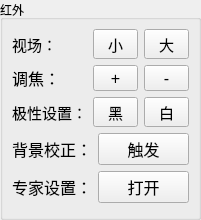
        <widget class="QGroupBox" name="groupBox_5">
         <property name="minimumSize">
          <size>
           <width>0</width>
           <height>220</height>
          </size>
         </property>
         <property name="maximumSize">
          <size>
           <width>16777215</width>
           <height>16777215</height>
          </size>
         </property>
         <property name="title">
          <string>红外</string>
         </property>
         <layout class="QHBoxLayout" name="horizontalLayout_17">
          <property name="spacing">
           <number>0</number>
          </property>
          <property name="leftMargin">
           <number>0</number>
          </property>
          <property name="topMargin">
           <number>9</number>
          </property>
          <property name="rightMargin">
           <number>0</number>
          </property>
          <property name="bottomMargin">
           <number>0</number>
          </property>
          <item>
           <widget class="QWidget" name="widget_10" native="true">
            <layout class="QVBoxLayout" name="verticalLayout_22">
             <property name="topMargin">
              <number>0</number>
             </property>
             <item>
              <layout class="QHBoxLayout" name="horizontalLayout_135">
               <item>
                <widget class="QLabel" name="label_125">
                 <property name="maximumSize">
                  <size>
                   <width>80</width>
                   <height>16777215</height>
                  </size>
                 </property>
                 <property name="font">
                  <font>
                   <family>Arial</family>
                   <pointsize>11</pointsize>
                   <weight>50</weight>
                   <bold>false</bold>
                  </font>
                 </property>
                 <property name="text">
                  <string>视场：</string>
                 </property>
                </widget>
               </item>
               <item>
                <widget class="QToolButton" name="btn_ir_v_add">
                 <property name="minimumSize">
                  <size>
                   <width>45</width>
                   <height>0</height>
                  </size>
                 </property>
                 <property name="font">
                  <font>
                   <family>Arial</family>
                   <pointsize>11</pointsize>
                   <weight>50</weight>
                   <bold>false</bold>
                  </font>
                 </property>
                 <property name="text">
                  <string>小</string>
                 </property>
                </widget>
               </item>
               <item>
                <widget class="QToolButton" name="btn_ir_v_nadd">
                 <property name="minimumSize">
                  <size>
                   <width>45</width>
                   <height>0</height>
                  </size>
                 </property>
                 <property name="font">
                  <font>
                   <family>Arial</family>
                   <pointsize>11</pointsize>
                   <weight>50</weight>
                   <bold>false</bold>
                  </font>
                 </property>
                 <property name="text">
                  <string>大</string>
                 </property>
                </widget>
               </item>
              </layout>
             </item>
             <item>
              <layout class="QHBoxLayout" name="horizontalLayout_137">
               <item>
                <widget class="QLabel" name="label_127">
                 <property name="maximumSize">
                  <size>
                   <width>80</width>
                   <height>16777215</height>
                  </size>
                 </property>
                 <property name="font">
                  <font>
                   <family>Arial</family>
                   <pointsize>12</pointsize>
                   <weight>50</weight>
                   <bold>false</bold>
                  </font>
                 </property>
                 <property name="text">
                  <string>调焦：</string>
                 </property>
                </widget>
               </item>
               <item>
                <widget class="QToolButton" name="btn_ir_focue_add">
                 <property name="minimumSize">
                  <size>
                   <width>45</width>
                   <height>0</height>
                  </size>
                 </property>
                 <property name="font">
                  <font>
                   <pointsize>12</pointsize>
                   <weight>50</weight>
                   <bold>false</bold>
                  </font>
                 </property>
                 <property name="text">
                  <string>+</string>
                 </property>
                </widget>
               </item>
               <item>
                <widget class="QToolButton" name="btn_ir_focuse_minus">
                 <property name="minimumSize">
                  <size>
                   <width>45</width>
                   <height>0</height>
                  </size>
                 </property>
                 <property name="font">
                  <font>
                   <pointsize>12</pointsize>
                   <weight>50</weight>
                   <bold>false</bold>
                  </font>
                 </property>
                 <property name="text">
                  <string>-</string>
                 </property>
                </widget>
               </item>
              </layout>
             </item>
             <item>
              <layout class="QHBoxLayout" name="horizontalLayout_141">
               <item>
                <widget class="QLabel" name="label_131">
                 <property name="maximumSize">
                  <size>
                   <width>80</width>
                   <height>16777215</height>
                  </size>
                 </property>
                 <property name="font">
                  <font>
                   <family>Arial</family>
                   <pointsize>11</pointsize>
                   <weight>50</weight>
                   <bold>false</bold>
                  </font>
                 </property>
                 <property name="text">
                  <string>极性设置：</string>
                 </property>
                </widget>
               </item>
               <item>
                <widget class="QToolButton" name="btn_black_ir">
                 <property name="minimumSize">
                  <size>
                   <width>45</width>
                   <height>0</height>
                  </size>
                 </property>
                 <property name="font">
                  <font>
                   <family>Arial</family>
                   <pointsize>11</pointsize>
                   <weight>50</weight>
                   <bold>false</bold>
                  </font>
                 </property>
                 <property name="text">
                  <string>黑</string>
                 </property>
                </widget>
               </item>
               <item>
                <widget class="QToolButton" name="btn_white_ir">
                 <property name="minimumSize">
                  <size>
                   <width>45</width>
                   <height>0</height>
                  </size>
                 </property>
                 <property name="font">
                  <font>
                   <family>Arial</family>
                   <pointsize>11</pointsize>
                   <weight>50</weight>
                   <bold>false</bold>
                  </font>
                 </property>
                 <property name="text">
                  <string>白</string>
                 </property>
                </widget>
               </item>
              </layout>
             </item>
             <item>
              <layout class="QHBoxLayout" name="horizontalLayout_149">
               <item>
                <widget class="QLabel" name="label_139">
                 <property name="maximumSize">
                  <size>
                   <width>80</width>
                   <height>16777215</height>
                  </size>
                 </property>
                 <property name="font">
                  <font>
                   <family>Arial</family>
                   <pointsize>12</pointsize>
                   <weight>50</weight>
                   <bold>false</bold>
                  </font>
                 </property>
                 <property name="text">
                  <string>背景校正：</string>
                 </property>
                </widget>
               </item>
               <item>
                <widget class="QPushButton" name="btn_ir_background_correct">
                 <property name="enabled">
                  <bool>true</bool>
                 </property>
                 <property name="font">
                  <font>
                   <family>Arial</family>
                   <pointsize>12</pointsize>
                  </font>
                 </property>
                 <property name="text">
                  <string>触发</string>
                 </property>
                </widget>
               </item>
              </layout>
             </item>
             <item>
              <layout class="QHBoxLayout" name="horizontalLayout_146">
               <item>
                <widget class="QLabel" name="label_136">
                 <property name="maximumSize">
                  <size>
                   <width>80</width>
                   <height>16777215</height>
                  </size>
                 </property>
                 <property name="font">
                  <font>
                   <family>Arial</family>
                   <pointsize>12</pointsize>
                   <weight>50</weight>
                   <bold>false</bold>
                  </font>
                 </property>
                 <property name="text">
                  <string>专家设置：</string>
                 </property>
                </widget>
               </item>
               <item>
                <widget class="QPushButton" name="btn_ir_more">
                 <property name="font">
                  <font>
                   <family>Arial</family>
                   <pointsize>12</pointsize>
                  </font>
                 </property>
                 <property name="text">
                  <string>打开</string>
                 </property>
                </widget>
               </item>
              </layout>
             </item>
            </layout>
           </widget>
          </item>
         </layout>
        </widget>
